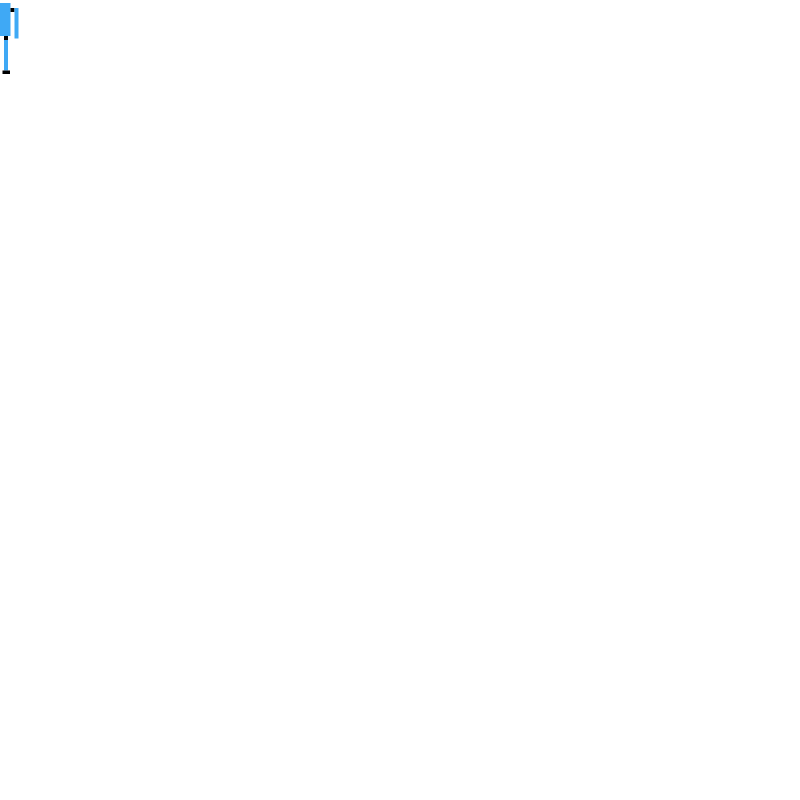
Frame 1 (no input)
Frame 60 (the mouse pressed at the canvas centre just before this capture): identical to frame 1, image omitted
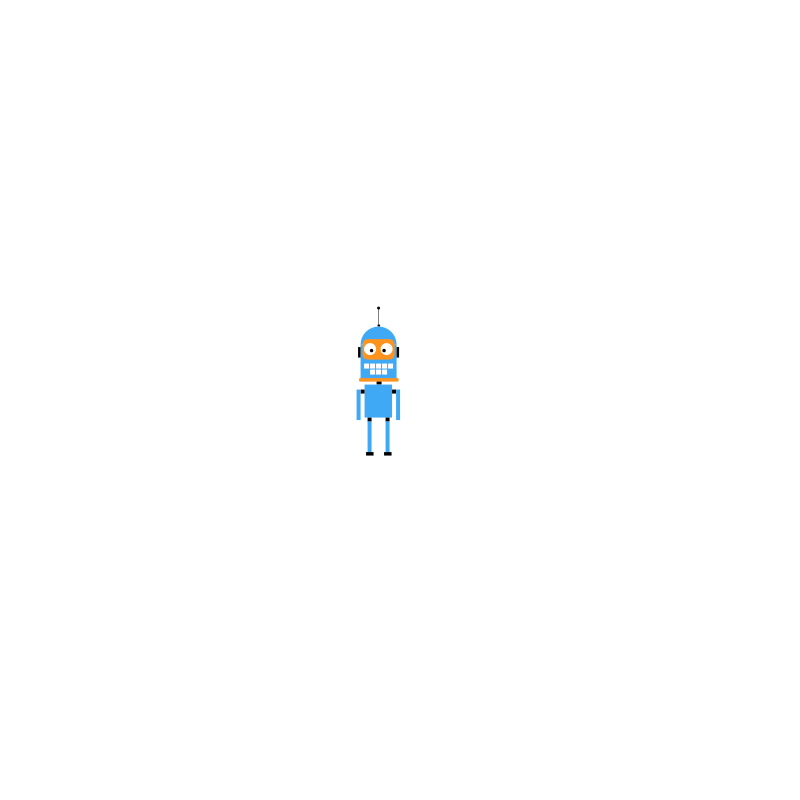
Frame 120 (the mouse held since frame 60 and released just before this capture)

The Processing sketch that drew these frames (run headless with seeded random() and noise(); from frame 60 on, the mouse is pressed at the canvas centre):

// Processing sketch: week10_3_move_robot
// ── week10_3_move_robot.pde
float xb;
float yb;

float x;
float y;

float pct = 0.05;


void setup() {
  
  size(800,800);
  
}

void draw() {
  
  xb = mouseX;
  yb = mouseY;
  
  x = x + (xb-x)*pct;
  y = y + (yb-y)*pct;
  
  background(255);
  pushMatrix();
  
  //translate(mouseX,mouseY);
  translate(x - 50 + 25, y - 150 + 75);
  scale(0.5,0.5);
  // antenne
  noStroke();
  fill(0);
  ellipse(44,3,6,6);
  stroke(0);
  line(44,3,44,35);
  
  //remove stroke
  noStroke();
  rect(42,36,5,4);
  
  // head
  fill(#3FA9F5);
  arc(44,76,72,72,PI,PI*2,PIE);
  
  // draw remaining part
  rect(8,76,72,72);
  
  // draw round orange rectange
  // first set fill color
  fill(#FF931E);
  rect(12,65,64,41,12);
  
  // draw eyes
  // left eye
  // change fill color to white
  fill(#ffffff);
  ellipse(27,85,24,24);
  fill(#000000);
  ellipse(30,88,7,7);
  
  // draw eyes
  // right eye
  // change fill color to white
  fill(#ffffff);
  ellipse(60,85,24,24);
  fill(#000000);
  ellipse(55,88,7,7);
  
  // draw ears
  // left ear
  rect(3,81,5,21);
  // right ear
  rect(80,81,5,21);
  
  // draw mouth, chage fill color to white
  fill(#ffffff);
  // first row of teeth
  rect(15,114,10,10);
  rect(15 + (2 + 10),114,10,10);
  rect(15 + (2 + 10)*2,114,10,10);
  rect(15 + (2 + 10)*3,114,10,10);
  rect(15 + (2 + 10)*4,114,10,10);
  //second row of teeth
  rect(15 + (2 + 10),126,10,10);
  rect(15 + (2 + 10)*2,126,10,10);
  rect(15 + (2 + 10)*3,126,10,10);
  
  // draw chin & change color
  fill(#FF931E);
  rect(5,143,79,7,2);
  
  // draw neck & change color
  fill(#000000);
  rect(40,150,10,6);
  
  // draw body & change color
  fill(#3FA9F5);
  rect(16,156,55,66);
  
  // draw left shoulder
  fill(#000000);
  rect(8,166,8,8);
  
  // draw left arm & change color to blue
  fill(#3FA9F5);
  rect(0,166,8,61);
  
  // draw right shoulder
  fill(#000000);
  rect(71,166,8,8);
  
  // draw right arm & change color to blue
  fill(#3FA9F5);
  rect(79,166,8,61);
  
  // left leg part
  fill(#000000);
  rect(22,222,8,8);
  
  // left leg
  fill(#3FA9F5);
  rect(22,230,8,61);
  
  // right leg part
  fill(#000000);
  rect(58,222,8,8);
  
  // right leg
  fill(#3FA9F5);
  rect(58,230,8,61);
  
  // left foot
  fill(#000000);
  rect(19,291,15,7);
  // right foot
  rect(55,291,15,7);
  popMatrix();
  
}
